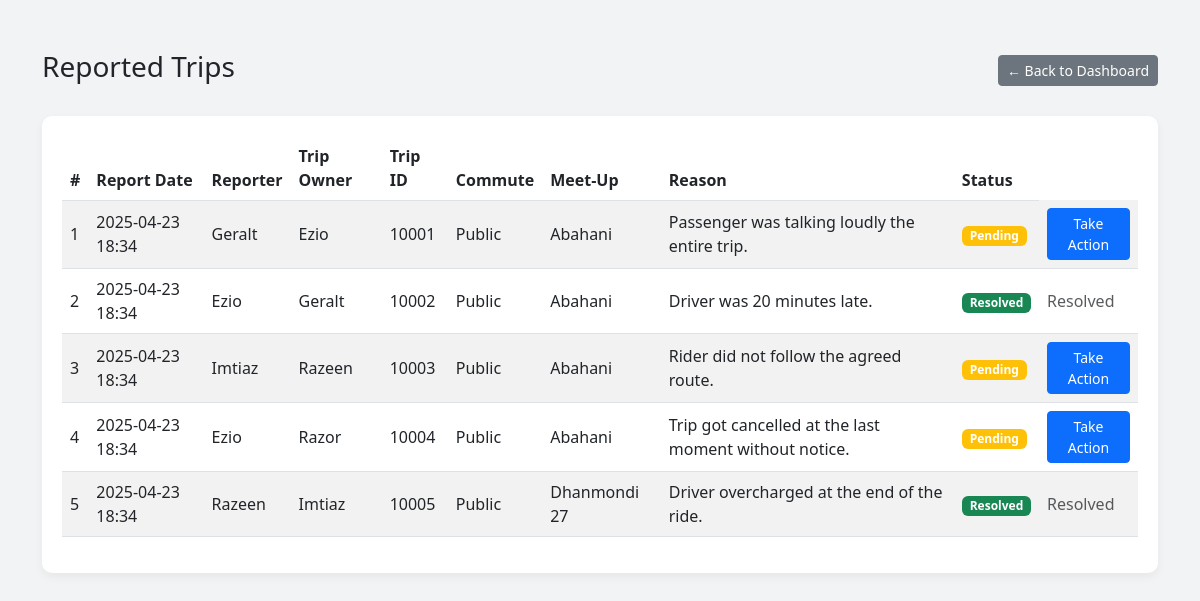
Page /backend/view_all_reports.php (signed in) on the committed database.
### tables this page shows
CREATE TABLE Reported_Trips (
    Report_ID INT AUTO_INCREMENT PRIMARY KEY,
    Trip_ID INT,
    Reporter_ID VARCHAR(20),
    Reason TEXT,
    Status VARCHAR(20) DEFAULT 'Pending',
    Report_Date TIMESTAMP DEFAULT CURRENT_TIMESTAMP,
    FOREIGN KEY (Trip_ID) REFERENCES Trips(Trip_ID) ON DELETE CASCADE,
    FOREIGN KEY (Reporter_ID) REFERENCES User(Student_ID) ON DELETE CASCADE
);

CREATE TABLE User (
    Student_ID VARCHAR(20) PRIMARY KEY,
    Name VARCHAR(100) NOT NULL,
    Gsuite_Email VARCHAR(100) UNIQUE NOT NULL,
    Scanned_ID VARCHAR(255),
    Semester VARCHAR(20),
    Department VARCHAR(50),
    Thana VARCHAR(50),
    Phone_Number VARCHAR(15),  
    Password VARCHAR(100) NOT NULL,
    Address VARCHAR(255),      
    Gender VARCHAR(10),        
    Profile_Pic VARCHAR(255),  
    UserStatus VARCHAR(30) NULL DEFAULT 'Available',  
    Joined VARCHAR(30) NULL DEFAULT 'False',
    Created VARCHAR(30) NULL DEFAULT 'False'
);

CREATE TABLE Trips (
    Trip_ID INT PRIMARY KEY AUTO_INCREMENT,
    Student_ID VARCHAR(20),
    where_loc VARCHAR(50),
    Capacity INT,
    Time TIME,
    Date DATE,
    Vehicle_Info VARCHAR(50),
    Fare DECIMAL(5,2),
    Meet_up_location VARCHAR(100),
    Mode_of_Commute VARCHAR(30),
    trip_status VARCHAR(30),
    to_loc VARCHAR(50),
    Used_capacity INT,
    FOREIGN KEY (Student_ID) REFERENCES User(Student_ID) ON DELETE SET NULL,
    FOREIGN KEY (where_loc) REFERENCES Locations(area_locations) ON DELETE SET NULL,
    FOREIGN KEY (to_loc) REFERENCES Locations(area_locations) ON DELETE SET NULL
)AUTO_INCREMENT=10001;

### backend/view_all_reports.php (the view, shortened to what this page needs)
<?php
include 'db_connection.php';
$query = "
    SELECT rt.Report_ID, rt.Report_Date, rt.Status, rt.Reason,
           t.Trip_ID, t.Date AS Trip_Date, t.Mode_of_Commute, t.Meet_up_location,
           reporter.Name AS Reporter_Name,
           owner.Name AS Trip_Owner_Name
    FROM Reported_Trips rt
    JOIN Trips t ON rt.Trip_ID = t.Trip_ID
    JOIN User reporter ON rt.Reporter_ID = reporter.Student_ID
    JOIN User owner ON t.Student_ID = owner.Student_ID
    ORDER BY rt.Report_Date DESC
";
$result = mysqli_query($conn, $query);
?>
<!DOCTYPE html>
<html lang="en">
<head>
    <link href="https://cdn.jsdelivr.net/npm/bootstrap@5.3.0/dist/css/bootstrap.min.css" rel="stylesheet">
</head>
<body>
<div class="container">
    <div class="mb-4 d-flex justify-content-between align-items-center">
        <h3>Reported Trips</h3>
        <a href="admin_index.php" class="btn btn-secondary btn-sm">← Back to Dashboard</a>
    </div>
    <div class="report-card">
        <div class="table-responsive">
            <table class="table table-striped table-hover align-middle">
                <thead>
                    <tr>
                        <th>#</th>
                        <th>Report Date</th>
                        <th>Reporter</th>
                        <th>Trip Owner</th>
                        <th>Trip ID</th>
                        <th>Commute</th>
                        <th>Meet-Up</th>
                        <th>Reason</th>
                        <th>Status</th>
                    </tr>
                </thead>
                <tbody>
                    <?php while($row = mysqli_fetch_assoc($result)): ?>
                        <tr>
                            <td><?= $row['Report_ID'] ?></td>
                            <td><?= date('Y-m-d H:i', strtotime($row['Report_Date'])) ?></td>
                            <td><?= htmlspecialchars($row['Reporter_Name']) ?></td>
                            <td><?= htmlspecialchars($row['Trip_Owner_Name']) ?></td>
                            <td><?= $row['Trip_ID'] ?></td>
                            <td><?= $row['Mode_of_Commute'] ?></td>
                            <td><?= htmlspecialchars($row['Meet_up_location']) ?></td>
                            <td><?= htmlspecialchars($row['Reason']) ?></td>
                            <td>
                                <span class="badge bg-<?= $row['Status'] === 'Pending' ? 'warning' : 'success' ?>">
                                    <?= $row['Status'] ?>
                                </span>
                            </td>
                            <td>
                            <?php if ($row['Status'] === 'Pending'): ?>
                                <a href="send_notification.php?trip_id=<?= $row['Trip_ID'] ?>" class="btn btn-sm btn-primary">Take Action</a>
                            <?php else: ?>
                                <span class="text-muted">Resolved</span>
                            <?php endif; ?>
                            </td>
                        </tr>
                    <?php endwhile; ?>
                </tbody>
            </table>
        </div>
    </div>
</div>
</body>
</html>

### backend/view_all_reports.php (style rules this page uses)
body { background-color: #f1f3f5; font-family: 'Segoe UI', sans-serif; }
.container { margin-top: 50px; }
.table thead { background: linear-gradient(to right, #0d6efd, #6610f2); color: white; }
.report-card { background: white; padding: 20px; border-radius: 10px; box-shadow: 0 4px 10px rgba(0,0,0,0.05); }

### rows in the picture
reported_trips: Report_ID "1", Report_Date "2025-04-23 18:34", Reporter_ID.Name "Geralt", user.Name "Ezio", Trip_ID.Trip_ID "10001", Trip_ID.Mode_of_Commute "Public", Trip_ID.Meet_up_location "Abahani", Reason "Passenger was talking loudly the entire trip.", Status "Pending"
reported_trips: Report_ID "2", Report_Date "2025-04-23 18:34", Reporter_ID.Name "Ezio", user.Name "Geralt", Trip_ID.Trip_ID "10002", Trip_ID.Mode_of_Commute "Public", Trip_ID.Meet_up_location "Abahani", Reason "Driver was 20 minutes late.", Status "Resolved"
reported_trips: Report_ID "3", Report_Date "2025-04-23 18:34", Reporter_ID.Name "Imtiaz", user.Name "Razeen", Trip_ID.Trip_ID "10003", Trip_ID.Mode_of_Commute "Public", Trip_ID.Meet_up_location "Abahani", Reason "Rider did not follow the agreed route.", Status "Pending"
reported_trips: Report_ID "4", Report_Date "2025-04-23 18:34", Reporter_ID.Name "Ezio", user.Name "Razor", Trip_ID.Trip_ID "10004", Trip_ID.Mode_of_Commute "Public", Trip_ID.Meet_up_location "Abahani", Reason "Trip got cancelled at the last moment without notice.", Status "Pending"
reported_trips: Report_ID "5", Report_Date "2025-04-23 18:34", Reporter_ID.Name "Razeen", user.Name "Imtiaz", Trip_ID.Trip_ID "10005", Trip_ID.Mode_of_Commute "Public", Trip_ID.Meet_up_location "Dhanmondi 27", Reason "Driver overcharged at the end of the ride.", Status "Resolved"
